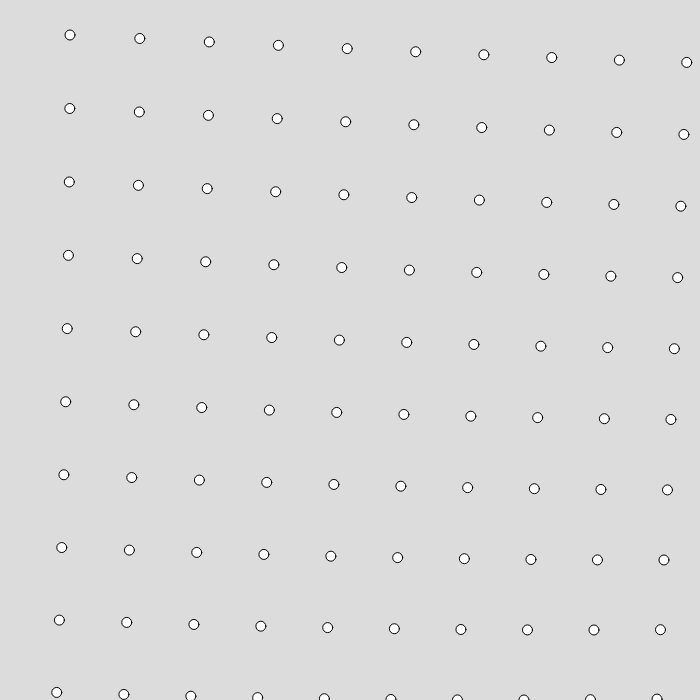
Frame 1 (no input)
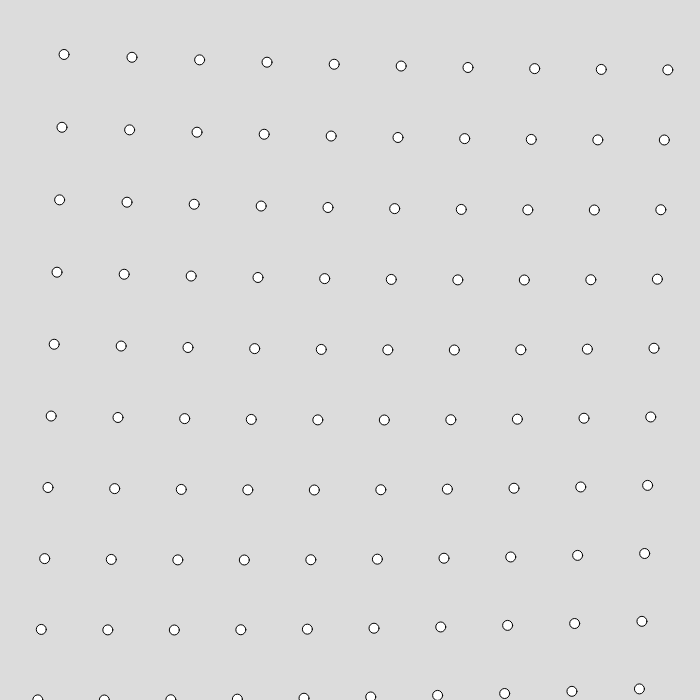
Frame 60 (no input)
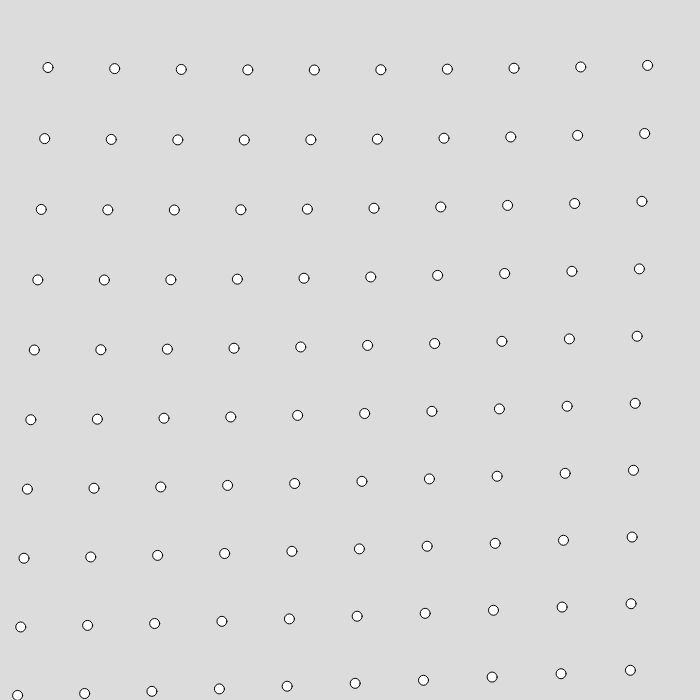
Frame 120 (the mouse pressed at the canvas centre since frame 60)

The p5.js sketch that drew these frames (run headless with seeded random() and noise() and a simulated clock; from frame 60 on, the mouse is pressed at the canvas centre):

// p5.js sketch
// ── sketch.js

let grid = [];
let cols = 10;
let rows = 10;
let loc = 50;

function setup(){
    // createCanvas(innerWidth,innerHeight);
    createCanvas(700,700)

    let rowSize = height/rows
    let colSize = width/cols

    for(let i = 0; i<cols; i++ ){
        grid[i] = [];
        for(let j = 0; j<rows; j++){
            grid[i][j] = new cell(i*colSize+(colSize/2),j*rowSize+(rowSize/2),colSize/2,i/10 + j/10);
        }
    }

}


function draw(){
    background(220);
    let rowSize = height/rows
    let colSize = width/cols
    for(let i = 0; i<cols; i++ ){
        for(let j = 0; j<rows; j++){
            grid[i][j].update();
            grid[i][j].display();
        }
    }
}
// ── cell.js
class cell{
    constructor(x0, y0, r, angle){
        this.r = r;
        this.angle = angle;

        this.x0 = x0;
        this.y0 = y0;

    }

    update(a,b){
        this.x = this.r*cos(this.angle);
        this.y = this.r*sin(this.angle);
        this.a = a;
        this.b = b;
        this.angle += 0.01;
    }

    display(){
        // ellipse(this.x0,this.y0,this.r*2,this.r*2)
        // line(this.x0,this.y0,this.x0+this.x,this.y0+this.y);
        ellipse(this.x0+this.x,this.y0+this.y,10,10);
    }
}
